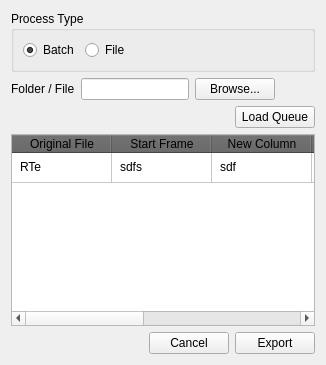
     <widget class="QWidget" name="exporter">
      <attribute name="title">
       <string>Exporter</string>
      </attribute>
      <attribute name="toolTip">
       <string>&lt;html&gt;&lt;head/&gt;&lt;body&gt;&lt;p&gt;&lt;span style=&quot; font-weight:600; color:#040404;&quot;&gt;Exporter&lt;/span&gt;&lt;/p&gt;&lt;p&gt;&lt;span style=&quot; color:#040404;&quot;&gt;The Exporter uses human generated data to automatically export edited clips into their respective shots within the system.&lt;/span&gt;&lt;/p&gt;&lt;/body&gt;&lt;/html&gt;</string>
      </attribute>
      <layout class="QVBoxLayout" name="verticalLayout_3">
       <item>
        <widget class="QGroupBox" name="process_grp_2">
         <property name="minimumSize">
          <size>
           <width>0</width>
           <height>50</height>
          </size>
         </property>
         <property name="toolTip">
          <string>&lt;html&gt;&lt;head/&gt;&lt;body&gt;&lt;p&gt;&lt;span style=&quot; font-weight:600; color:#080808;&quot;&gt;Process Type&lt;/span&gt;&lt;/p&gt;&lt;p&gt;&lt;span style=&quot; font-weight:600; color:#080808;&quot;&gt;Batch&lt;/span&gt;&lt;span style=&quot; color:#080808;&quot;&gt; mode sets the tool to search through a folder structure and return all viable files.&lt;/span&gt;&lt;/p&gt;&lt;p&gt;&lt;span style=&quot; font-weight:600; color:#080808;&quot;&gt;File&lt;/span&gt;&lt;span style=&quot; color:#080808;&quot;&gt; mode sets the tool to process a specific file individually.&lt;/span&gt;&lt;/p&gt;&lt;/body&gt;&lt;/html&gt;</string>
         </property>
         <property name="title">
          <string>Process Type</string>
         </property>
         <layout class="QHBoxLayout" name="horizontalLayout_7">
          <item>
           <layout class="QHBoxLayout" name="horizontalLayout_8">
            <item>
             <widget class="QRadioButton" name="ex_batch_btn">
              <property name="toolTip">
               <string>&lt;html&gt;&lt;head/&gt;&lt;body&gt;&lt;p&gt;&lt;span style=&quot; font-weight:600; color:#080808;&quot;&gt;Batch Processing&lt;/span&gt;&lt;/p&gt;&lt;p&gt;&lt;span style=&quot; color:#080808;&quot;&gt;This mode runs the tool on an entire folder structure chosen below.&lt;/span&gt;&lt;/p&gt;&lt;/body&gt;&lt;/html&gt;</string>
              </property>
              <property name="text">
               <string>Batch</string>
              </property>
              <property name="checked">
               <bool>true</bool>
              </property>
             </widget>
            </item>
            <item>
             <widget class="QRadioButton" name="ex_file_btn">
              <property name="toolTip">
               <string>&lt;html&gt;&lt;head/&gt;&lt;body&gt;&lt;p&gt;&lt;span style=&quot; font-weight:600; color:#080808;&quot;&gt;File Processing&lt;/span&gt;&lt;/p&gt;&lt;p&gt;This mode processes a single file.&lt;/p&gt;&lt;/body&gt;&lt;/html&gt;</string>
              </property>
              <property name="text">
               <string>File</string>
              </property>
             </widget>
            </item>
            <item>
             <spacer name="horizontalSpacer_6">
              <property name="orientation">
               <enum>Qt::Horizontal</enum>
              </property>
              <property name="sizeHint" stdset="0">
               <size>
                <width>40</width>
                <height>20</height>
               </size>
              </property>
             </spacer>
            </item>
           </layout>
          </item>
         </layout>
        </widget>
       </item>
       <item>
        <layout class="QHBoxLayout" name="horizontalLayout_6">
         <item>
          <widget class="QLabel" name="ex_folder_file_label">
           <property name="toolTip">
            <string>&lt;html&gt;&lt;head/&gt;&lt;body&gt;&lt;p&gt;&lt;span style=&quot; font-weight:600; color:#0c0c0c;&quot;&gt;Folder / File&lt;/span&gt;&lt;/p&gt;&lt;p&gt;&lt;br/&gt;&lt;/p&gt;&lt;p&gt;&lt;span style=&quot; color:#0c0c0c;&quot;&gt;When the &lt;/span&gt;&lt;span style=&quot; font-weight:600; color:#0c0c0c;&quot;&gt;Process Type&lt;/span&gt;&lt;span style=&quot; color:#0c0c0c;&quot;&gt; is set to &lt;/span&gt;&lt;span style=&quot; font-weight:600; color:#0c0c0c;&quot;&gt;Batch&lt;/span&gt;&lt;span style=&quot; color:#0c0c0c;&quot;&gt;, this field takes a folder as input.  When &lt;/span&gt;&lt;span style=&quot; font-weight:600; color:#0c0c0c;&quot;&gt;Process Type&lt;/span&gt;&lt;span style=&quot; color:#0c0c0c;&quot;&gt; is set to &lt;/span&gt;&lt;span style=&quot; font-weight:600; color:#0c0c0c;&quot;&gt;File&lt;/span&gt;&lt;span style=&quot; color:#0c0c0c;&quot;&gt;, then the field requires an existing file as its input.&lt;/span&gt;&lt;/p&gt;&lt;/body&gt;&lt;/html&gt;</string>
           </property>
           <property name="text">
            <string>Folder / File</string>
           </property>
           <property name="buddy">
            <cstring>ex_browse_btn</cstring>
           </property>
          </widget>
         </item>
         <item>
          <widget class="QLineEdit" name="ex_folder_file">
           <property name="toolTip">
            <string>&lt;html&gt;&lt;head/&gt;&lt;body&gt;&lt;p&gt;&lt;span style=&quot; font-weight:600; color:#0c0c0c;&quot;&gt;Folder / File&lt;/span&gt;&lt;/p&gt;&lt;p&gt;&lt;br/&gt;&lt;/p&gt;&lt;p&gt;&lt;span style=&quot; color:#0c0c0c;&quot;&gt;When the &lt;/span&gt;&lt;span style=&quot; font-weight:600; color:#0c0c0c;&quot;&gt;Process Type&lt;/span&gt;&lt;span style=&quot; color:#0c0c0c;&quot;&gt; is set to &lt;/span&gt;&lt;span style=&quot; font-weight:600; color:#0c0c0c;&quot;&gt;Batch&lt;/span&gt;&lt;span style=&quot; color:#0c0c0c;&quot;&gt;, this field takes a folder as input.  When &lt;/span&gt;&lt;span style=&quot; font-weight:600; color:#0c0c0c;&quot;&gt;Process Type&lt;/span&gt;&lt;span style=&quot; color:#0c0c0c;&quot;&gt; is set to &lt;/span&gt;&lt;span style=&quot; font-weight:600; color:#0c0c0c;&quot;&gt;File&lt;/span&gt;&lt;span style=&quot; color:#0c0c0c;&quot;&gt;, then the field requires an existing file as its input.&lt;/span&gt;&lt;/p&gt;&lt;/body&gt;&lt;/html&gt;</string>
           </property>
          </widget>
         </item>
         <item>
          <widget class="QPushButton" name="ex_browse_btn">
           <property name="toolTip">
            <string>&lt;html&gt;&lt;head/&gt;&lt;body&gt;&lt;p&gt;&lt;span style=&quot; font-weight:600; color:#0c0c0c;&quot;&gt;Folder / File&lt;/span&gt;&lt;/p&gt;&lt;p&gt;&lt;br/&gt;&lt;/p&gt;&lt;p&gt;&lt;span style=&quot; color:#0c0c0c;&quot;&gt;When the &lt;/span&gt;&lt;span style=&quot; font-weight:600; color:#0c0c0c;&quot;&gt;Process Type&lt;/span&gt;&lt;span style=&quot; color:#0c0c0c;&quot;&gt; is set to &lt;/span&gt;&lt;span style=&quot; font-weight:600; color:#0c0c0c;&quot;&gt;Batch&lt;/span&gt;&lt;span style=&quot; color:#0c0c0c;&quot;&gt;, this field takes a folder as input.  When &lt;/span&gt;&lt;span style=&quot; font-weight:600; color:#0c0c0c;&quot;&gt;Process Type&lt;/span&gt;&lt;span style=&quot; color:#0c0c0c;&quot;&gt; is set to &lt;/span&gt;&lt;span style=&quot; font-weight:600; color:#0c0c0c;&quot;&gt;File&lt;/span&gt;&lt;span style=&quot; color:#0c0c0c;&quot;&gt;, then the field requires an existing file as its input.&lt;/span&gt;&lt;/p&gt;&lt;/body&gt;&lt;/html&gt;</string>
           </property>
           <property name="text">
            <string>Browse...</string>
           </property>
          </widget>
         </item>
         <item>
          <spacer name="horizontalSpacer_5">
           <property name="orientation">
            <enum>Qt::Horizontal</enum>
           </property>
           <property name="sizeHint" stdset="0">
            <size>
             <width>40</width>
             <height>20</height>
            </size>
           </property>
          </spacer>
         </item>
        </layout>
       </item>
       <item>
        <layout class="QHBoxLayout" name="horizontalLayout_11">
         <item>
          <spacer name="horizontalSpacer_9">
           <property name="orientation">
            <enum>Qt::Horizontal</enum>
           </property>
           <property name="sizeHint" stdset="0">
            <size>
             <width>40</width>
             <height>20</height>
            </size>
           </property>
          </spacer>
         </item>
         <item>
          <widget class="QPushButton" name="ex_queue_btn">
           <property name="toolTip">
            <string>&lt;html&gt;&lt;head/&gt;&lt;body&gt;&lt;p&gt;&lt;span style=&quot; font-weight:600; color:#060606;&quot;&gt;Load Queue&lt;/span&gt;&lt;/p&gt;&lt;p&gt;&lt;span style=&quot; color:#060606;&quot;&gt;This button will force an update of the selected folder or file into the Queue below&lt;/span&gt;&lt;/p&gt;&lt;/body&gt;&lt;/html&gt;</string>
           </property>
           <property name="text">
            <string>Load Queue</string>
           </property>
          </widget>
         </item>
        </layout>
       </item>
       <item>
        <widget class="QTableWidget" name="ex_export_table">
         <property name="styleSheet">
          <string notr="true">QHeaderView::section{
	
	background-color: rgb(97, 97, 97);
}
QTableView::item{
	border: 0px;
	padding: 5px;
}</string>
         </property>
         <property name="alternatingRowColors">
          <bool>true</bool>
         </property>
         <attribute name="verticalHeaderVisible">
          <bool>false</bool>
         </attribute>
         <row>
          <property name="text">
           <string>1</string>
          </property>
         </row>
         <column>
          <property name="text">
           <string>Original File</string>
          </property>
         </column>
         <column>
          <property name="text">
           <string>Start Frame</string>
          </property>
         </column>
         <column>
          <property name="text">
           <string>New Column</string>
          </property>
         </column>
         <column>
          <property name="text">
           <string>First Frame Number</string>
          </property>
         </column>
         <column>
          <property name="text">
           <string>Show</string>
          </property>
         </column>
         <column>
          <property name="text">
           <string>Episode</string>
          </property>
         </column>
         <column>
          <property name="text">
           <string>Shot Number</string>
          </property>
         </column>
         <item row="0" column="0">
          <property name="text">
           <string>RTe</string>
          </property>
         </item>
         <item row="0" column="1">
          <property name="text">
           <string>sdfs</string>
          </property>
         </item>
         <item row="0" column="2">
          <property name="text">
           <string>sdf</string>
          </property>
         </item>
         <item row="0" column="3">
          <property name="text">
           <string>sdf</string>
          </property>
         </item>
        </widget>
       </item>
       <item>
        <layout class="QHBoxLayout" name="horizontalLayout_9">
         <item>
          <spacer name="horizontalSpacer_7">
           <property name="orientation">
            <enum>Qt::Horizontal</enum>
           </property>
           <property name="sizeHint" stdset="0">
            <size>
             <width>40</width>
             <height>20</height>
            </size>
           </property>
          </spacer>
         </item>
         <item>
          <widget class="QPushButton" name="ex_cancel_btn">
           <property name="text">
            <string>Cancel</string>
           </property>
          </widget>
         </item>
         <item>
          <widget class="QPushButton" name="ex_run_btn">
           <property name="text">
            <string>Export</string>
           </property>
          </widget>
         </item>
        </layout>
       </item>
      </layout>
     </widget>
